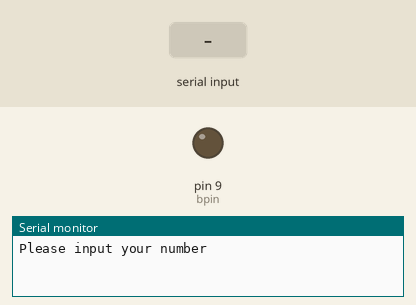
Simulated run of this sketch. Board: Arduino Uno, built with avr-gcc and run on an emulated ATmega328P. Shown: output pins drawn as LEDs (lit = HIGH), the last lines printed to the serial monitor. Inputs (shaded band) come from the test bench.

Above: at 1.2 s.
1.3 s: "90,45\n" received over Serial
At 2.0 s:
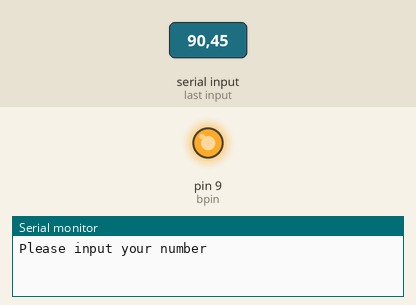
4.3 s: "30,150\n" received over Serial
At 10.5 s:
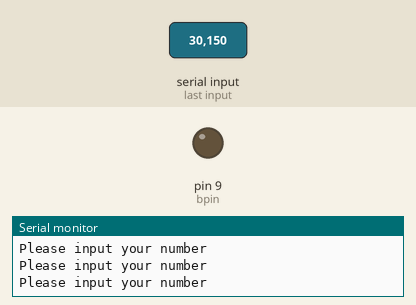
Timing chart, 0 to 12.0 s (numbered marks = the images above; inputs shaded):
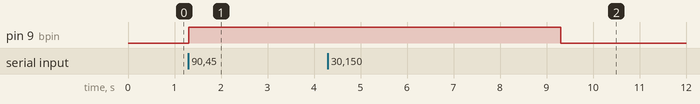

The sketch:

activeBuzzerStart.ino
```cpp
int mynum;
int bpin=9;
String msg="Please input your number";
int bt=2000;


void setup() {
  // put your setup code here, to run once:
  Serial.begin(9600);
  pinMode(bpin,OUTPUT);
}

void loop() {
  // put your main code here, to run repeatedly:
  Serial.println(msg);
  while(Serial.available()==0){
  }
  mynum=Serial.parseInt();
  if (mynum>10){
    digitalWrite(bpin,HIGH);
    delay(bt);
    digitalWrite(bpin,LOW);
  }
}
```

Measured:
- after the input at 1.3 s, pin 9 (bpin): LOW → HIGH at once
- after the input at 4.3 s, pin 9 (bpin): HIGH → LOW after 5.0 s instead of 1.0 s
